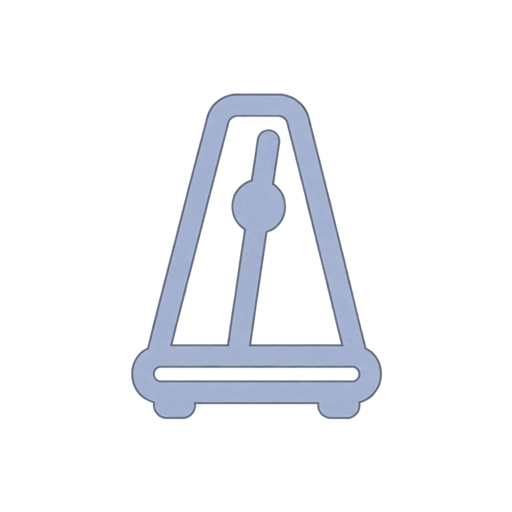
#> input picture template/assets/attrs/bpm.png, 512 x 512 px, found by its file name
$ python _place.py
#> lines starting #> are read from the running program, lines starting #| are printed output that depends on the picture
# -*- coding: utf-8 -*-
"""
把三张属性图标预先合成到 1920x1080 透明画布上，位置对齐到各行的
「数值文本墨迹中心」。置入 PS 时图层保留绝对坐标，不需要 translate。
"""
import os
import numpy as np
from PIL import Image

SRC = r"D:\DeepSeek Harness\workspace1\_attrs"
OUT = r"D:\DeepSeek Harness\workspace1\_attrs\placed"
os.makedirs(OUT, exist_ok=True)

CANVAS = (1920, 1080)
BOX = 40          # 图标框边长；源图墨迹占 64% -> 实际墨迹约 26px

# 对齐目标：数值文本墨迹的垂直中心（从文档查到的真实值）
JOBS = [
    ("_deco_attr_bpm", "bpm.png", 76, 422),
    ("_deco_attr_od",  "od.png",  76, 490),
    ("_deco_attr_hp",  "hp.png",  76, 558),
]

for name, src, cx, cy in JOBS:
    im = Image.open(os.path.join(SRC, src)).convert("RGBA")
#> im is the input picture: PIL image 512x512 RGBA; mean R, G, B, A 20.7, 22.4, 26.1, 31.3
    im = im.resize((BOX, BOX), Image.LANCZOS)
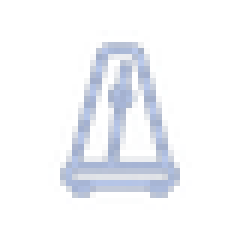
#> im: PIL image 40x40 RGBA (shown 6 times larger); mean R, G, B, A 39.3, 42.3, 48.8, 31.2; transparent parts drawn white

    canvas = Image.new("RGBA", CANVAS, (0, 0, 0, 0))
#> canvas: PIL image 1920x1080 RGBA; every value is 0
    canvas.alpha_composite(im, (round(cx - BOX/2), round(cy - BOX/2)))
    canvas.save(os.path.join(OUT, name + ".png"))

    A = np.asarray(canvas)[:, :, 3]
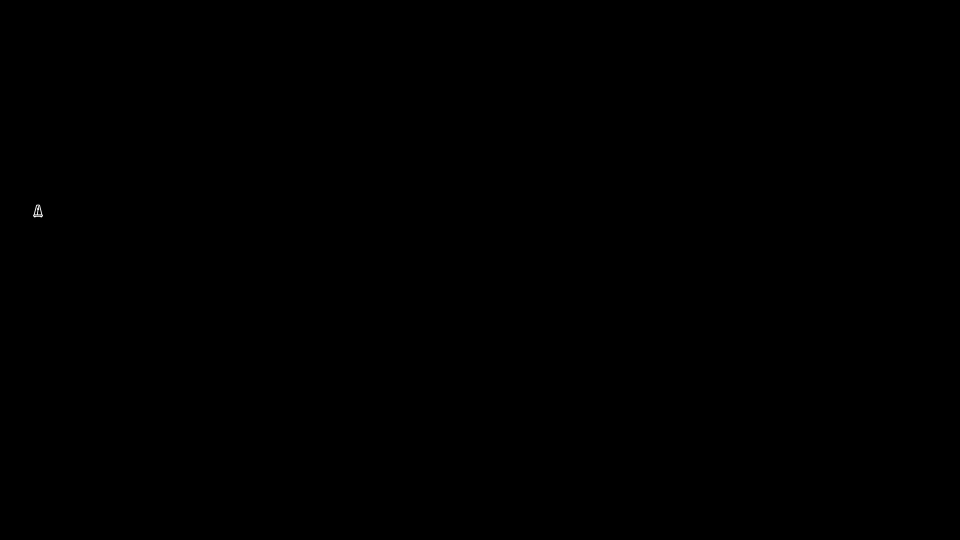
#> A: shape (1080, 1920) (shown at 1/2 size); min 0, max 255, mean 0
    ys, xs = np.nonzero(A > 8)
#> ys = 300 values from 409 to 434; xs = 300 values, max 85 at index 214, min 66 at index 195, mean 75.57
    print("%-18s <- %-8s box %dx%d  ink x%d..%d y%d..%d (centre %.1f,%.1f)  want (%.1f,%.1f)" % (
        name, src, BOX, BOX, xs.min(), xs.max(), ys.min(), ys.max(),
        (xs.min()+xs.max())/2, (ys.min()+ys.max())/2, cx, cy))
#| _deco_attr_bpm     <- bpm.png  box 40x40  ink x66..85 y409..434 (centre 75.5,421.5)  want (76.0,422.0)
#> pass 2 of the loop `for name, src, cx, cy in JOBS:`:
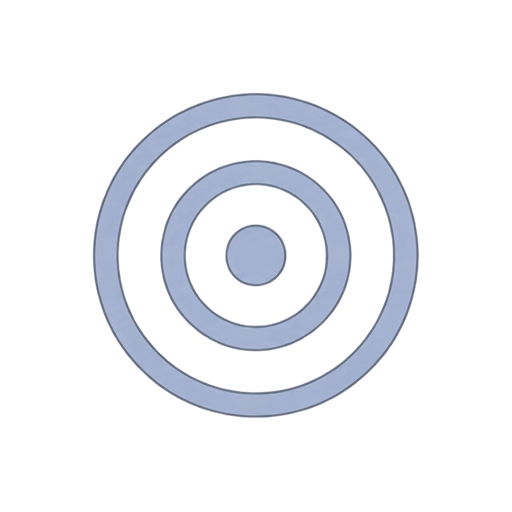
#> input picture template/assets/attrs/od.png, 512 x 512 px, found by its file name
#> im is the input picture: PIL image 512x512 RGBA; mean R, G, B, A 26, 28.1, 32.7, 38.9
#> `im = im.resize((BOX, BOX), Image.LANCZOS)`:
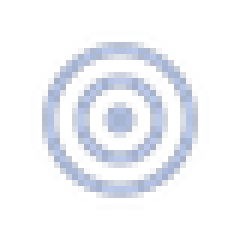
#> im: PIL image 40x40 RGBA (shown 6 times larger); mean R, G, B, A 48.3, 52.6, 60.9, 38.9; transparent parts drawn white
#> `A = np.asarray(canvas)[:, :, 3]`:
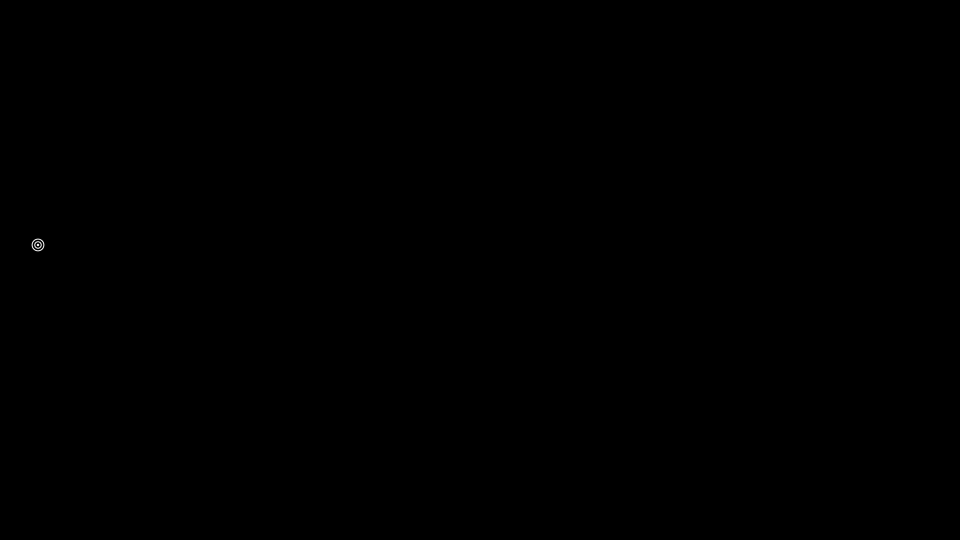
#> A: shape (1080, 1920) (shown at 1/2 size); min 0, max 255, mean 0
#> ys = 377 values from 477 to 502; xs = 377 values, max 88 at index 133, min 63 at index 122, mean 75.51
#| _deco_attr_od      <- od.png   box 40x40  ink x63..88 y477..502 (centre 75.5,489.5)  want (76.0,490.0)
#> pass 3 of the loop `for name, src, cx, cy in JOBS:`:
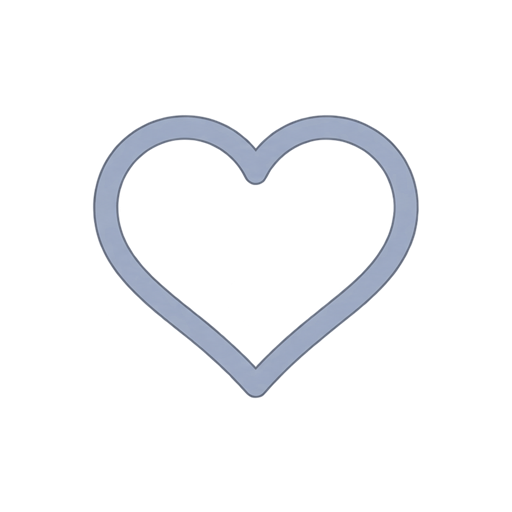
#> input picture template/assets/attrs/hp.png, 512 x 512 px, found by its file name
#> im is the input picture: PIL image 512x512 RGBA; mean R, G, B, A 13.7, 14.8, 16.9, 21.8
#> `im = im.resize((BOX, BOX), Image.LANCZOS)`:
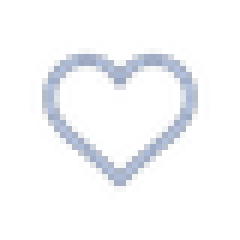
#> im: PIL image 40x40 RGBA (shown 6 times larger); mean R, G, B, A 31.2, 33.6, 38.2, 21.9; transparent parts drawn white
#> ys = 217 values from 546 to 569; xs = 217 values, max 88 at index 85, min 63 at index 74, mean 75.47
#| _deco_attr_hp      <- hp.png   box 40x40  ink x63..88 y546..569 (centre 75.5,557.5)  want (76.0,558.0)

print()
print("wrote to", OUT)
